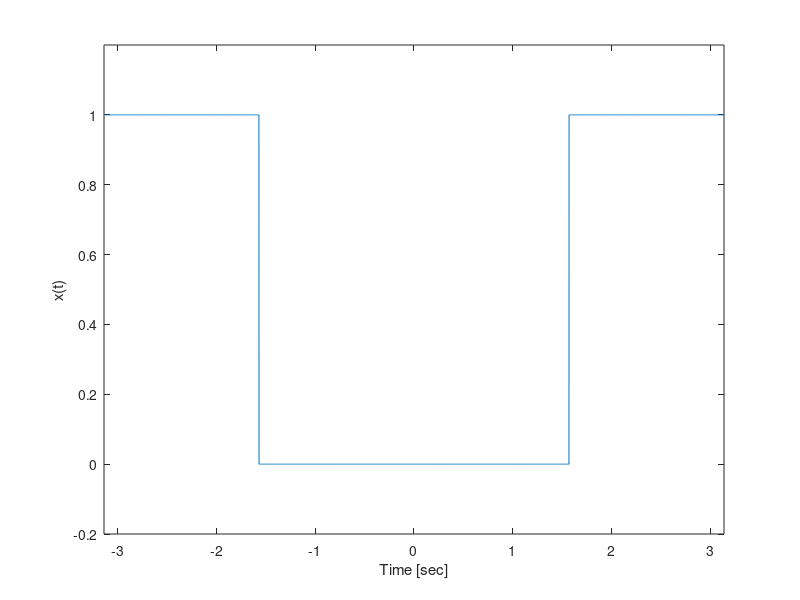
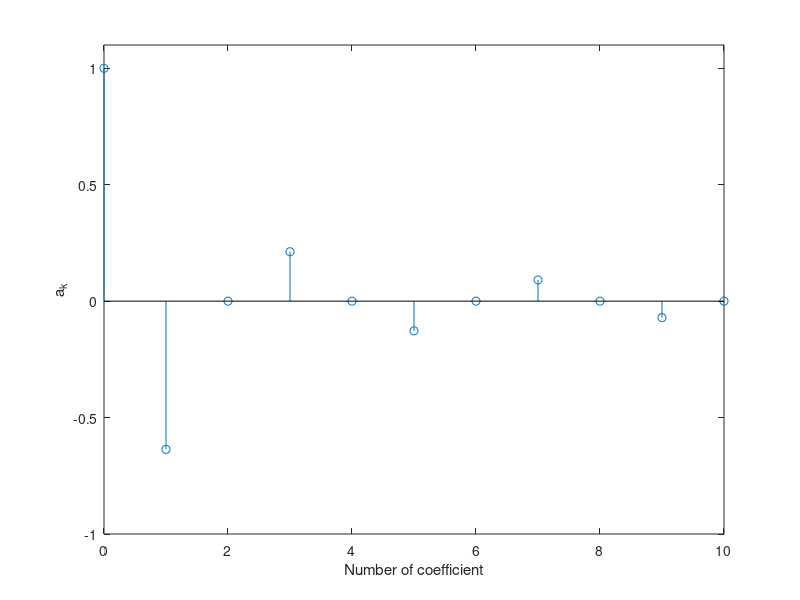

Source code (MATLAB) for these figures, in order:
t=-pi:0.001:pi;
x1=cos(0*t(-pi<=t & t<=-pi/2));
x2=0.*t(-pi/2<t & t<pi/2);
x3=cos(0*t(pi/2<=t & t<=pi));
x=[x1 x2 x3]; % 1周期分のアナログ信号
K=10; % フーリエ係数の項数
k=1:1:K; % 係数の指定
a(k)=-2*sin(k*pi/2)./(k*pi); % フーリエ係数値(k>0)
ak=[1 a]; % フーリエ係数値(k=0)を追加
figure(1) % 図2.1
plot(t,x); % 式(2.2)のアナログ信号の表示
axis([-pi,pi,-0.2,1.2]); xlabel('Time [sec]'); ylabel('x(t)')
figure(2) % 図2.2
kk=0:1:K; % フーリエ係数軸の生成
stem(kk,ak); % フーリエ係数の表示
axis([0,K,-1.0,1.1]); xlabel('Number of coefficient'); ylabel('a_k')